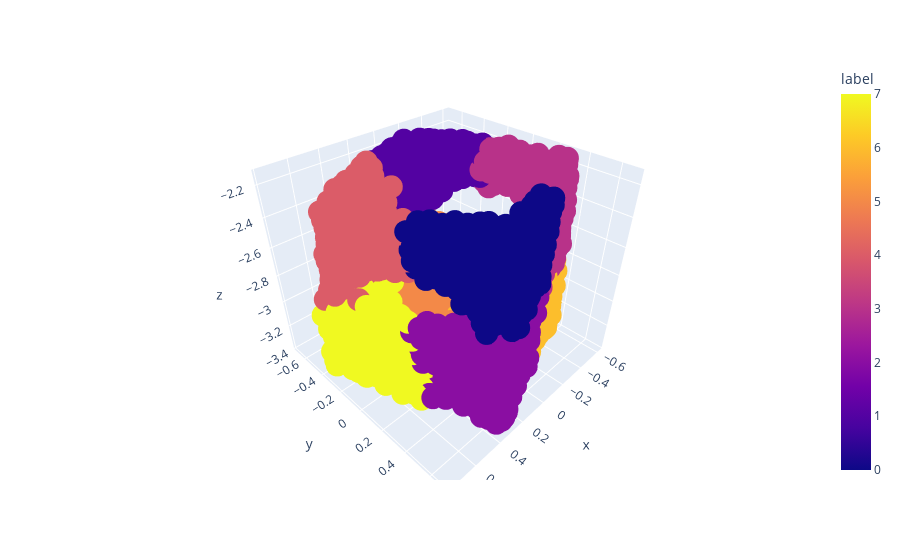

Here is the notebook cell this chart was saved with:
### Code cell
ClusterPoint("cylinder").fit_predict(verts)

### Figure 1 — Plotly figure (JSON) as saved in the notebook; plotly's stock layout.template omitted (floating-point values rounded to 4 significant figures; data arrays with more than 128 entries replaced by an {"elided": "..."} marker saying what was removed)
{"data": [{"hovertemplate": "x=%{x}<br>y=%{y}<br>z=%{z}<br>label=%{marker.color}<extra></extra>", "legendgroup": "", "marker": {"color": {"elided": "2359 int values"}, "coloraxis": "coloraxis", "symbol": "circle"}, "mode": "markers", "name": "", "scene": "scene", "showlegend": false, "type": "scatter3d", "x": {"elided": "2359 float values"}, "y": {"elided": "2359 float values"}, "z": {"elided": "2359 float values"}}], "layout": {"coloraxis": {"colorbar": {"title": {"text": "label"}}, "colorscale": [[0, "#0d0887"], [0.1111, "#46039f"], [0.2222, "#7201a8"], [0.3333, "#9c179e"], [0.4444, "#bd3786"], [0.5556, "#d8576b"], [0.6667, "#ed7953"], [0.7778, "#fb9f3a"], [0.8889, "#fdca26"], [1, "#f0f921"]]}, "legend": {"tracegroupgap": 0}, "margin": {"t": 60}, "scene": {"domain": {"x": [0, 1], "y": [0, 1]}, "xaxis": {"title": {"text": "x"}}, "yaxis": {"title": {"text": "y"}}, "zaxis": {"title": {"text": "z"}}}}}
